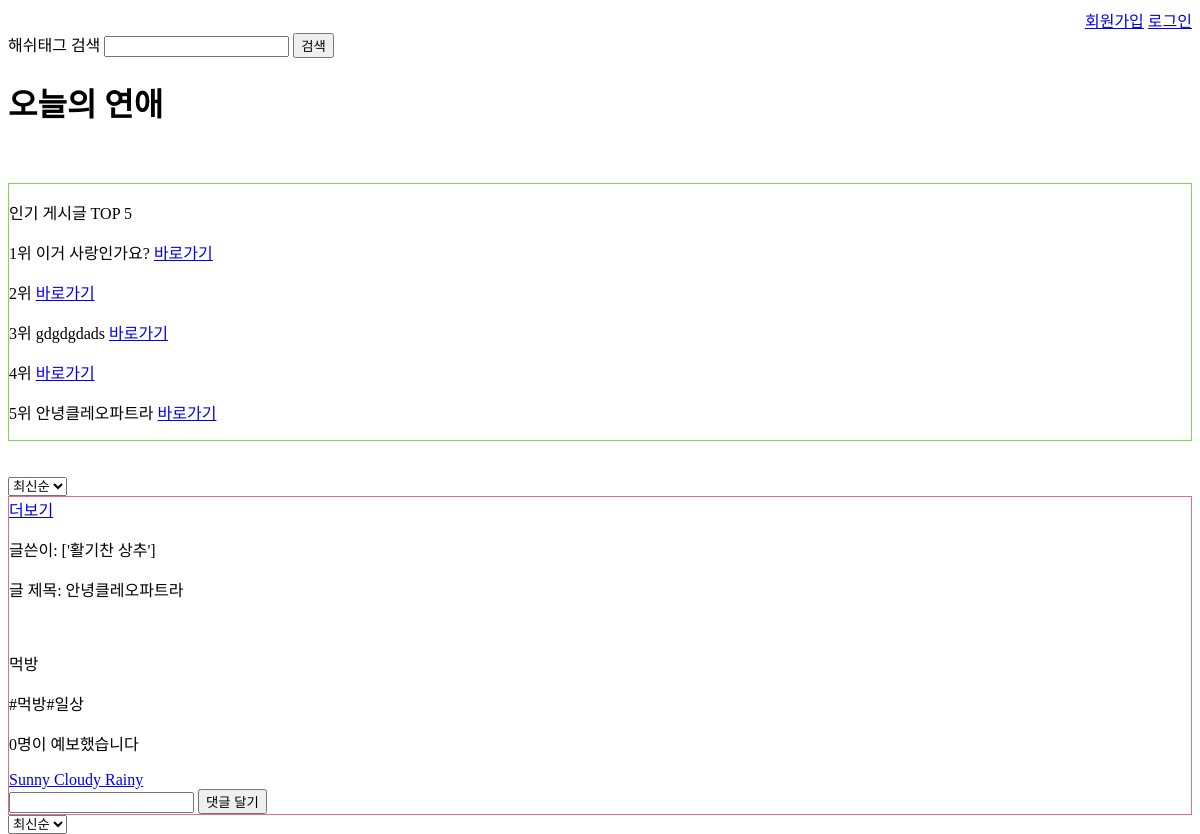
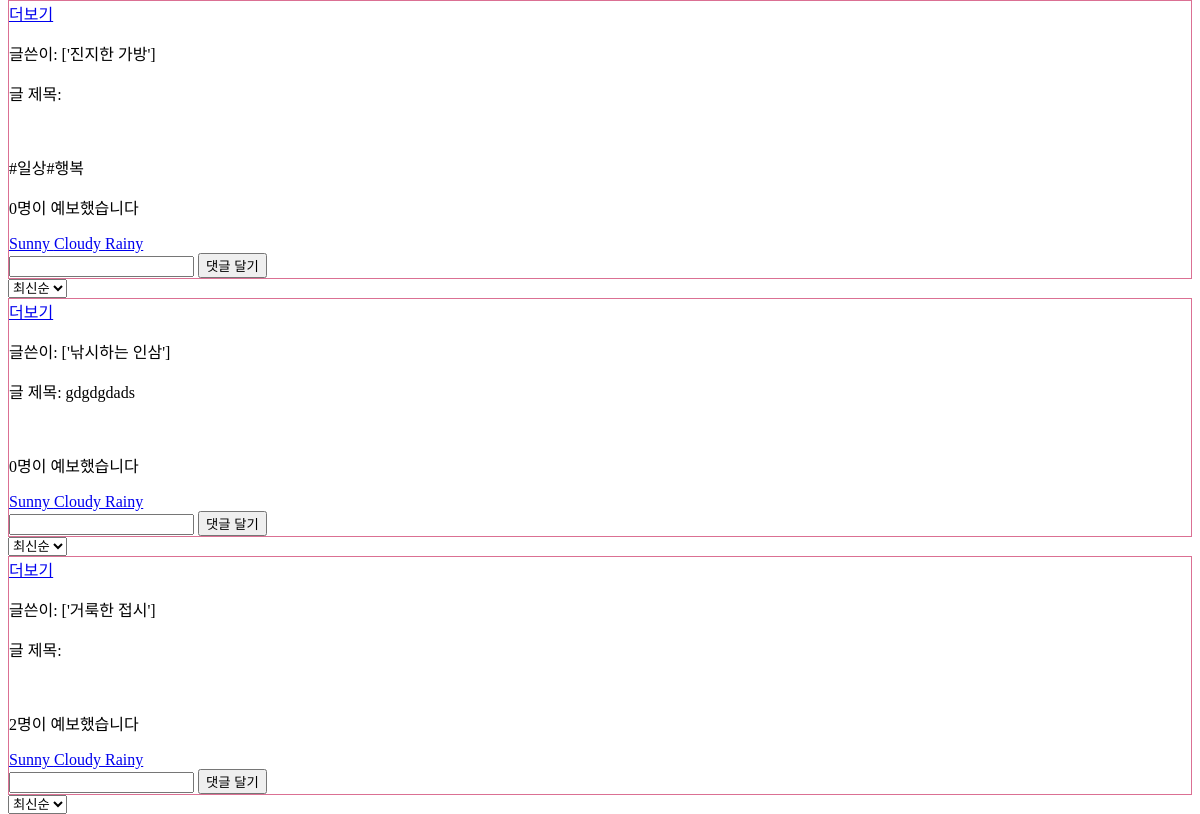
Page /home/ (upper part) on the earlier database version (2 pictures, top to bottom).
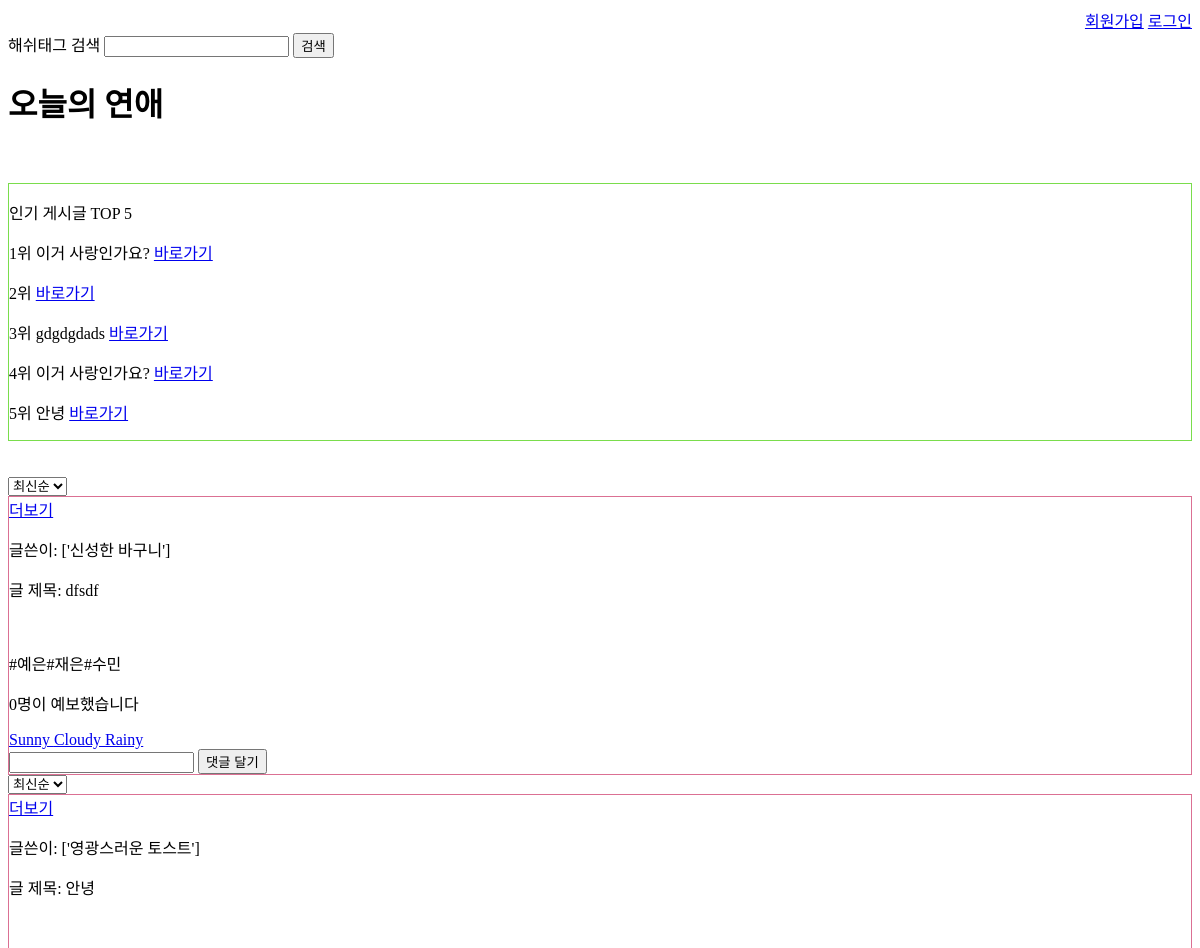
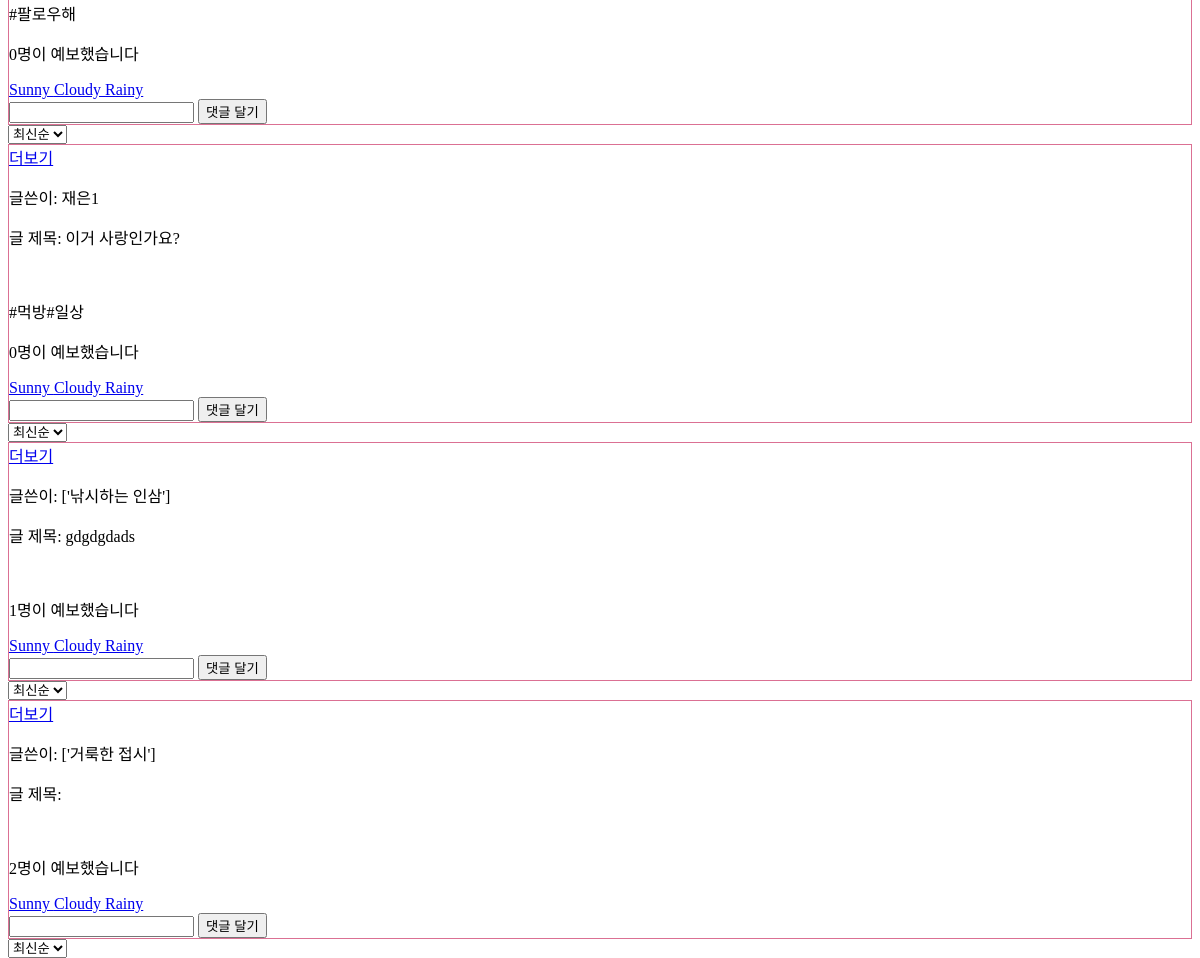
Same page on the later database version (2 pictures, top to bottom).
### feedpage/models.py (models this page shows, shortened)
class Feed(models.Model):
    title = models.CharField(max_length=256)
    content = models.TextField()
    created_at = models.DateTimeField(default=timezone.now)
    updated_at = models.DateTimeField(blank=True, null=True)
    anonymous = models.BooleanField(default=False)
    author = models.ForeignKey(User, null=True, on_delete= models.CASCADE)
    sunny_content =models.CharField(max_length=256)
    cloudy_content= models.CharField(max_length=256)
    rainy_content=models.CharField(max_length=256)
    sunny_users = models.ManyToManyField(User, blank=True, related_name='feeds_sunny', through='Sunny')
    cloudy_users = models.ManyToManyField(User, blank=True, related_name='feeds_cloudy', through='Cloudy')
    rainy_users = models.ManyToManyField(User, blank=True, related_name='feeds_rainy', through='Rainy')
    nickname=models.CharField(max_length=200, blank=True)
    photo = ProcessedImageField(upload_to= 'feed_photos',
                                processors=[ResizeToFill(600, 800)],
                                options={'quality': 90})
    hashtag_str=models.TextField(blank=True)

class Profile(models.Model):
    user = models.OneToOneField(User, on_delete=models.CASCADE, null=True)
    nickname = models.CharField(max_length=20, blank=True)
    gender = models.CharField(max_length=20, blank=True)
    age = models.CharField(max_length=20, blank=True)
    status= models.CharField(max_length=20, blank=True)
    profile_photo = ProcessedImageField(upload_to= 'profile_photos',
                                processors=[ResizeToFill(300, 400)],
                                options={'quality': 90})

### feedpage/views.py (the view, shortened to what this page needs)
# urls.py: path('', views.index, name='index'),
def index(request):
    if request.method == 'GET':
        sort = request.GET.get('sort','')
        ranking= Feed.objects.annotate(total=Count('sunny_users')+Count('cloudy_users')+Count('rainy_users')).order_by('-total','-updated_at')
        if sort == 'forecasts':
            feeds=ranking
        else:
            feeds=Feed.objects.order_by('-created_at')
        return render(request, 'feedpage/index.html', {'feeds': feeds, 'ranking':ranking})

### feedpage/templates/feedpage/index.html (shortened to what this page needs)
{% extends 'base.html' %}
{% block content %}
    <h1>오늘의 연애</h1>
    <body>
      <br>
      <br>
      <div style="border: 1px solid rgb(122, 221, 76);">
        <P>인기 게시글 TOP 5</P>
        {% for topfive in ranking|slice:":5" %}
          <p> {{ forloop.counter }}위 {{ topfive.title }} <a href="/home/{{ topfive.id }}">바로가기</a> </p>
        {% endfor %}
      </div>
      <br>
      <br>
      {% for feed in feeds %}
        <select id="sort-select" onchange="location = this.value;">
          <option class="sort-date" value="/">최신순</option>
        </select>
        <div style="border: 1px solid palevioletred;">
          <a href="/home/{{ feed.id }}">더보기</a>
          {% if feed.anonymous %}
            <p>글쓴이: {{feed.nickname}}</p>
          {% else %}
            <p>글쓴이: {{ feed.author.profile.nickname }} </p>
          {% endif %}
          <p>글 제목: {{ feed.title }}</p>
          <p>{{ feed.content }}</p>
          <p>{{ feed.hashtag_str }}</p>
          {% load mathfilters %}
          {% with total=feed.sunny_users.count|add:feed.cloudy_users.count|add:feed.rainy_users.count %}
            {% if user not in feed.sunny_users.all and user not in feed.cloudy_users.all and user not in feed.rainy_users.all %}
                <p> {{total}}명이 예보했습니다 </p>
                <a href="/home/{{ feed.id }}/sunny"> Sunny {{feed.sunny_content}}</a>
                <a href="/home/{{ feed.id }}/cloudy"> Cloudy {{feed.cloudy_content}}</a>
                <a href="/home/{{ feed.id }}/rainy"> Rainy {{feed.rainy_content}}</a>
            {% endif %}
          {% endwith %}
          <form action="/home/{{ feed.id }}/comments/" method="POST">
            <input type="text" name="content" />
            <button type="submit">댓글 달기</button>
          </form>
        </div>
      {% endfor %}
{% endblock content %}

Differences in the rows shown:
removed Feed: nickname "['진지한 가방']", hashtag_str "#일상#행복", sunny_users "0"
removed Feed: title "안녕클레오파트라", nickname "['활기찬 상추']", content "먹방", hashtag_str "#먹방#일상", sunny_users "0"
computed for Feed "gdgdgdads": sunny_users "0" → "1"
added Feed: title "이거 사랑인가요?", author.profile.nickname "재은1", hashtag_str "#먹방#일상", sunny_users "0"
added Feed: title "안녕", nickname "['영광스러운 토스트']", hashtag_str "#팔로우해", sunny_users "0"
added Feed: nickname "['신성한 바구니']", title "dfsdf", hashtag_str "#예은#재은#수민", sunny_users "0"
